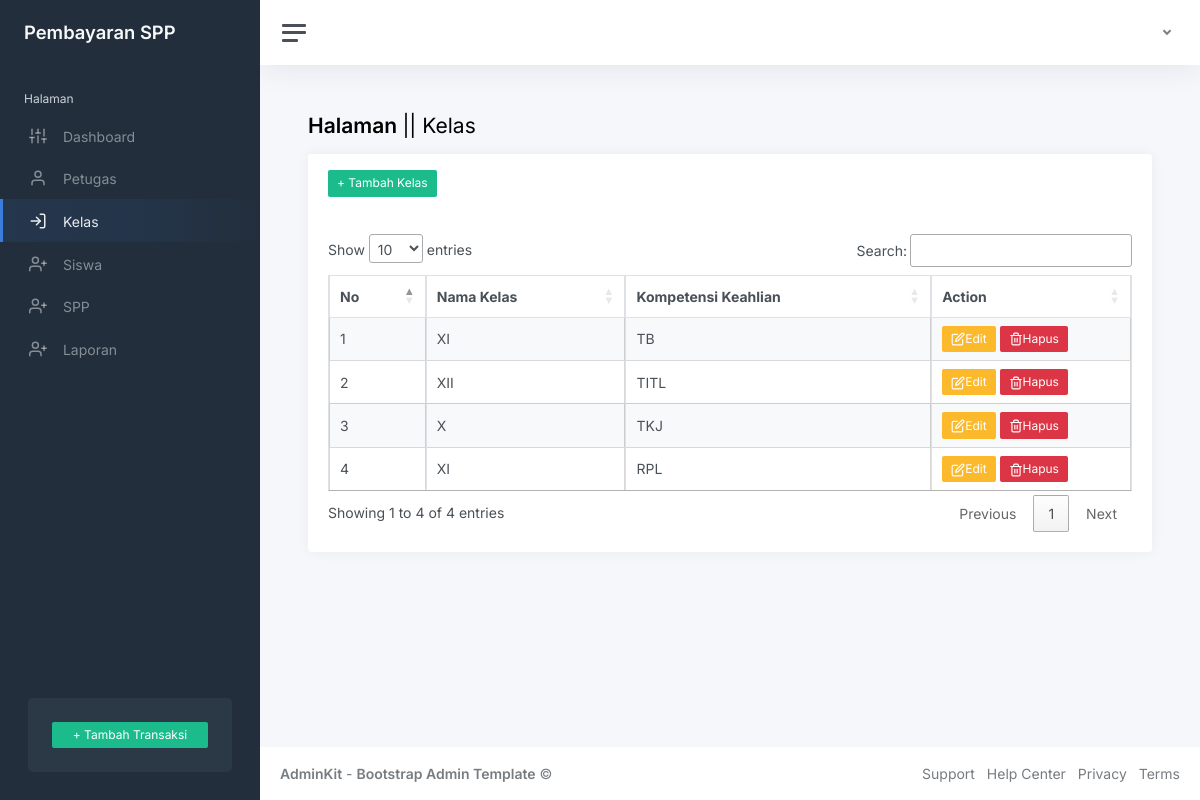
/index.php?page=kelas (signed in), run on the app's committed database.
### tables this page shows
CREATE TABLE `kelas` (
  `id_kelas` int(11) NOT NULL,
  `nama_kelas` varchar(10) NOT NULL,
  `kompetensi_keahlian` varchar(50) NOT NULL
);

### index.php (the view, shortened to what this page needs)
<!DOCTYPE html>
<html lang="en">
<head>
	<link rel="stylesheet" href="https://cdnjs.cloudflare.com/ajax/libs/twitter-bootstrap/4.5.2/css/bootstrap.min.css" />
		<?php
		$page = isset($_GET['page']) ? $_GET['page'] : 'Dashboard';
		?>
	<link rel="stylesheet" href="https://cdn.datatables.net/1.13.6/css/jquery.dataTables.min.css">
	<link href="css/app.css" rel="stylesheet">
</head>
<body>
	<div class="wrapper">
		<nav id="sidebar" class="sidebar js-sidebar">
			<div class="sidebar-content js-simplebar">
				<a class="sidebar-brand" href="index.php">
					<span class="align-middle">Pembayaran SPP</span>
				</a>
				<?php
				if (!empty($_SESSION['user']['level']) && !empty($_SESSION['user']['level'] == 'admin')) {
				?>
					<ul class="sidebar-nav">
						<li class="sidebar-header">
							Halaman
						</li>
						<li class="sidebar-item
					<?php
					if (empty($_GET['page'])) {
						echo 'active';
					}
					?>">
							<a class="sidebar-link" href="index.php">
								<i class="align-middle" data-feather="sliders"></i> <span class="align-middle">Dashboard</span>
							</a>
						</li>
						<li class="sidebar-item
					<?php
					if ($page == 'petugas') {
						echo 'active';
					}
					?>">
							<a class="sidebar-link" href="?page=petugas">
								<i class="align-middle" data-feather="user"></i> <span class="align-middle">Petugas</span>
							</a>
						</li>
						<li class="sidebar-item
					<?php
					if ($page == 'kelas') {
						echo 'active';
					}
					?>
					">
							<a class="sidebar-link" href="?page=kelas">
								<i class="align-middle" data-feather="log-in"></i> <span class="align-middle">Kelas</span>
							</a>
						</li>
						<li class="sidebar-item
					<?php
					if ($page == 'siswa' || $page == 'history-siswa') {
						echo 'active';
					}
					?>
					">
							<a class="sidebar-link" href="?page=siswa">
								<i class="align-middle" data-feather="user-plus"></i> <span class="align-middle">Siswa</span>
							</a>
						</li>
						<li class="sidebar-item
					<?php
					if ($page == 'spp') {
						echo 'active';
					}
					?>
					">
							<a class="sidebar-link" href="?page=spp">
								<i class="align-middle" data-feather="user-plus"></i> <span class="align-middle">SPP</span>
							</a>
						</li>
						<li class="sidebar-item
					<?php
					if ($page == 'laporan') {
						echo 'active';
					}
					?>
					">
							<a class="sidebar-link" href="?page=laporan">
								<i class="align-middle" data-feather="user-plus"></i> <span class="align-middle">Laporan</span>
							</a>
						</li>
					</ul>
					<div class="sidebar-cta">
						<div class="sidebar-cta-content">
							<div class="d-grid">
								<button class="btn btn-success btn-sm" data-bs-toggle="modal" data-bs-target="#tambahtransaksi">+ Tambah Transaksi</button>
							</div>
						</div>
					</div>
				<?php
				}
				?>
			</div>
		</nav>
		<div class="main">
			<nav class="navbar navbar-expand navbar-light navbar-bg">
				<a class="sidebar-toggle js-sidebar-toggle">
					<i class="hamburger align-self-center"></i>
				</a>
				<div class="navbar-collapse collapse">
					<ul class="navbar-nav navbar-align">
						<li class="nav-item dropdown">
							<a class="nav-link dropdown-toggle d-none d-sm-inline-block" href="#" data-bs-toggle="dropdown">
							</a>
						</li>
					</ul>
				</div>
			</nav>
			<main class="content">
				<div class="container-fluid p-0">
					<?php
					$page = isset($_GET['page']) ? $_GET['page'] : 'dashboard';
					include $page . '.php';
					?>
				</div>
			</main>
			<footer class="footer">
				<div class="container-fluid">
					<div class="row text-muted">
						<div class="col-6 text-start">
							<p class="mb-0">
								<a class="text-muted" href="https://adminkit.io/" target="_blank"><strong>AdminKit</strong></a> - <a class="text-muted" href="https://adminkit.io/" target="_blank"><strong>Bootstrap Admin
										Template</strong></a> &copy;
							</p>
						</div>
						<div class="col-6 text-end">
							<ul class="list-inline">
								<li class="list-inline-item">
									<a class="text-muted" href="https://adminkit.io/" target="_blank">Support</a>
								</li>
								<li class="list-inline-item">
									<a class="text-muted" href="https://adminkit.io/" target="_blank">Help Center</a>
								</li>
								<li class="list-inline-item">
									<a class="text-muted" href="https://adminkit.io/" target="_blank">Privacy</a>
								</li>
								<li class="list-inline-item">
									<a class="text-muted" href="https://adminkit.io/" target="_blank">Terms</a>
								</li>
							</ul>
						</div>
					</div>
				</div>
			</footer>
		</div>
	</div>
</body>
</html>

### kelas.php (shortened to what this page needs)
<h1 class="h3 mb-3"><strong>Halaman </strong>|| Kelas</h1>
<div class="row">
    <div class="col-12">
        <div class="card flex-fill">
            <div class="card-header">
                <button class="btn btn-success btn-sm" data-bs-toggle="modal" data-bs-target="#tambahkelas">+ Tambah Kelas</button>
            </div>
            <div class="card-body">
                <table class="table table-bordered table-striped table-hover cell-border" id="kelas">
                    <thead>
                        <tr>
                            <th>No</th>
                            <th>Nama Kelas</th>
                            <th>Kompetensi Keahlian</th>
                            <th>Action</th>
                        </tr>
                    </thead>
                    <tbody>
                        <?php
                        $no = 1;
                        $query = mysqli_query($koneksi, "SELECT * FROM kelas");
                        while ($data = mysqli_fetch_array($query)) {
                        ?>
                            <tr>
                                <td><?php echo $no++ ?></td>
                                <td><?php echo $data['nama_kelas'] ?></td>
                                <td><?php echo $data['kompetensi_keahlian'] ?></td>
                                <td>
                                    <button class="btn btn-warning btn-sm" data-bs-toggle="modal" data-bs-target="#editkelas<?php echo $data['id_kelas'] ?>"><i data-feather="edit"></i>Edit</button>
                                    <button class="btn btn-danger btn-sm" data-bs-toggle="modal" data-bs-target="#hapuskelas<?php echo $data['id_kelas'] ?>"><i data-feather="trash-2"></i>Hapus</button>
                                </td>
                            </tr>
                        <?php
                        }
                        ?>
                    </tbody>
                </table>
            </div>
        </div>
    </div>
</div>

### data on the page
kelas: nama_kelas "XI", kompetensi_keahlian "TB"
kelas: nama_kelas "XII", kompetensi_keahlian "TITL"
kelas: nama_kelas "X", kompetensi_keahlian "TKJ"
kelas: nama_kelas "XI", kompetensi_keahlian "RPL"
